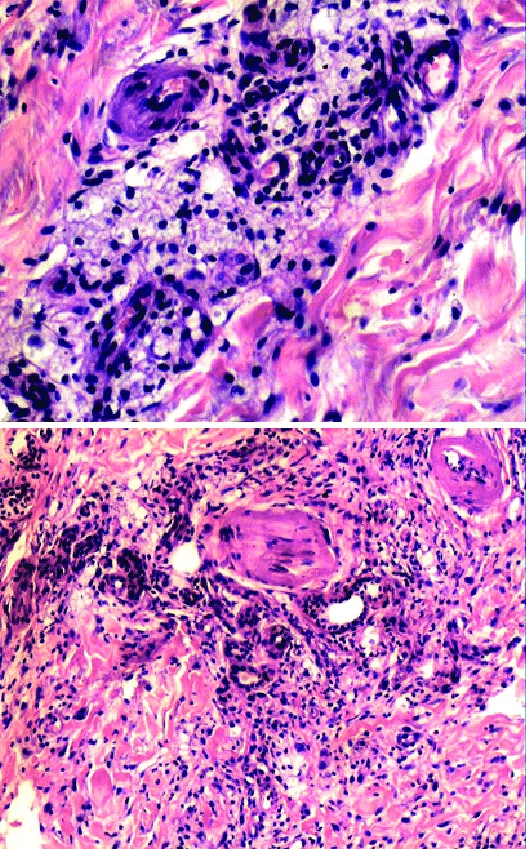
#> input picture Figura-3-Histopatologia-Infiltrado-dermico-superficial-y-profundo-de-Histiocitos.webp, 526 x 849 px
$ python codigofase1_1.py
#> lines starting #> are read from the running program, lines starting #| are printed output that depends on the picture
# -*- coding: utf-8 -*-
"""CodigoFase1.1.ipynb

Automatically generated by Colab.

Original file is located at
    https://colab.research.google.com/drive/15UKSD13RsqL4wMRFJgjw2WmKfpUz1Rcn
"""

#Librerias para trabajar con imagenes, números y matrices, hacer gráficos y mostrar imagenes
import cv2
import numpy as np
import matplotlib.pyplot as plt
from google.colab.patches import cv2_imshow
from google.colab import files

# El usuario selecciona la imagen desde su PC
archivo = files.upload()
#> the answer given: Figura-3-Histopatologia-Infiltrado-dermico-superficial-y-profundo-de-Histiocitos.webp

# Obtener el nombre del archivo seleccionado
nombre = next(iter(archivo))

from google.colab import drive
drive.mount('/content/drive')

imagen = cv2.imread(nombre) #Leer imagen
#> imagen is the input picture: shape (849, 526, 3); mean B, G, R 192, 117.6, 189.9

if imagen.shape[0] != 100 and imagen.shape[1] != 100:
  imagen_redimensionada = cv2.resize(imagen, (100, 100))
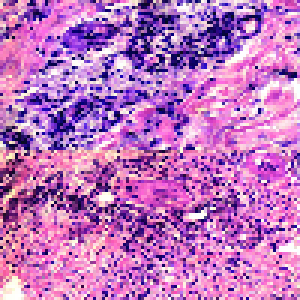
#> imagen_redimensionada: shape (100, 100, 3) (shown 3 times larger); mean B, G, R 191.3, 116.5, 189.3
else:
  imagen_redimensionada = imagen

imagen_RGB = cv2.cvtColor(imagen_redimensionada, cv2.COLOR_BGR2RGB)

imagen_gris = cv2.cvtColor(imagen_RGB, cv2.COLOR_BGR2GRAY)
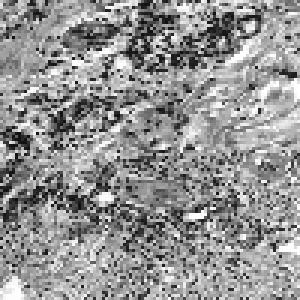
#> imagen_gris: shape (100, 100) (shown 3 times larger); min 14, max 255, mean 147.1

# Guardar la imagen modificada
cv2.imwrite("imagen_modificada.jpg", imagen_gris)

# Descargar automáticamente
files.download("imagen_modificada.jpg")

alto, ancho = imagen_redimensionada.shape[:2]
#> alto = 100; ancho = 100
centro = (ancho // 2, alto // 2)
#> centro = (50, 50)
angulo = 45
matriz_rotacion = cv2.getRotationMatrix2D(centro, angulo, 0.7)
imagen_rotada = cv2.warpAffine(imagen_redimensionada, matriz_rotacion, (ancho, alto))
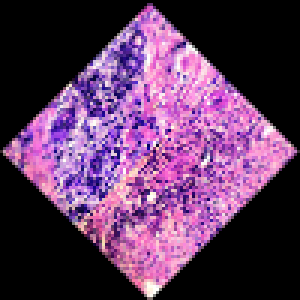
#> imagen_rotada: shape (100, 100, 3) (shown 3 times larger); mean B, G, R 93.8, 57, 92.7
cv2.imwrite("imagen_rotada_45.jpg", imagen_rotada)
files.download("imagen_rotada_45.jpg")

angulo = 60
matriz_rotacion = cv2.getRotationMatrix2D(centro, angulo, 0.7)
imagen_rotada = cv2.warpAffine(imagen_redimensionada, matriz_rotacion, (ancho, alto))
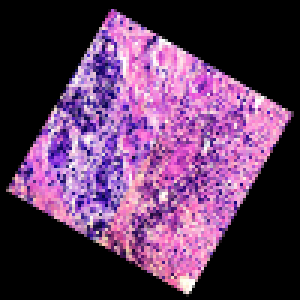
#> imagen_rotada: shape (100, 100, 3) (shown 3 times larger); mean B, G, R 93.7, 57, 92.7
imagen_rotada_RGB = cv2.cvtColor(imagen_rotada, cv2.COLOR_BGR2RGB)
cv2.imwrite("imagen_rotada_60.jpg", imagen_rotada)
files.download("imagen_rotada_60.jpg")

angulo = 90
matriz_rotacion = cv2.getRotationMatrix2D(centro, angulo, 0.7)
imagen_rotada = cv2.warpAffine(imagen_redimensionada, matriz_rotacion, (ancho, alto))
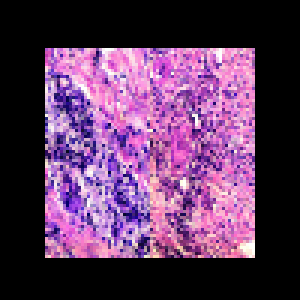
#> imagen_rotada: shape (100, 100, 3) (shown 3 times larger); mean B, G, R 93.6, 57.1, 92.8
imagen_rotada_RGB = cv2.cvtColor(imagen_rotada, cv2.COLOR_BGR2RGB)
cv2.imwrite("imagen_rotada_90.jpg", imagen_rotada)
files.download("imagen_rotada_90.jpg")

angulo = 180
matriz_rotacion = cv2.getRotationMatrix2D(centro, angulo, 0.7)
imagen_rotada = cv2.warpAffine(imagen_redimensionada, matriz_rotacion, (ancho, alto))
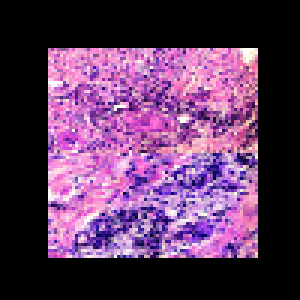
#> imagen_rotada: shape (100, 100, 3) (shown 3 times larger); mean B, G, R 93.6, 57.1, 92.8
imagen_rotada_RGB = cv2.cvtColor(imagen_rotada, cv2.COLOR_BGR2RGB)
cv2.imwrite("imagen_rotada_180.jpg", imagen_rotada)
files.download("imagen_rotada_180.jpg")
